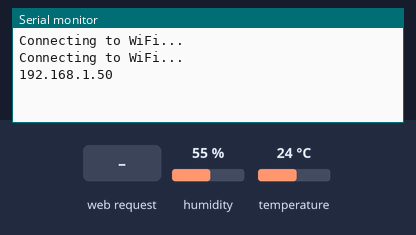
A sketch run on a simulated ESP32. Parts: the last lines printed to the serial monitor. The inputs (shaded band) are chosen by the test bench; at power-on: humidity 55 %, temperature 24 °C. WiFi joins after 1.5 s; servers stay silent unless stated.

Above: at 3.2 s.
3.3 s: HTTP request GET /temperature received
At 4.4 s:
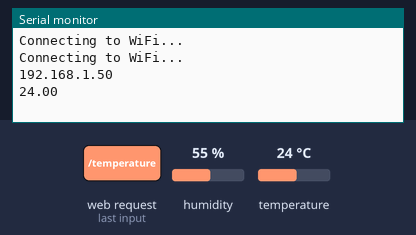
4.8 s: HTTP request GET /humidity received
At 5.8 s:
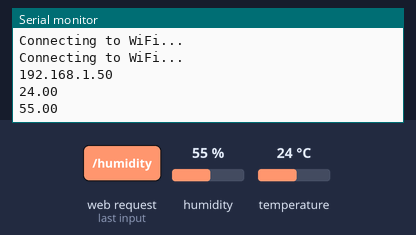

The sketch:

sketch.ino
```cpp
// Import required libraries
#include <WiFi.h>
#include <ESPAsyncWebServer.h>
#include <Adafruit_Sensor.h>
#include <DHT.h>

// Replace with your network credentials
const char *ssid = "ESP32-Access-Point";
const char *password = "123456789";

#define DHTPIN 27

// Uncomment the type of sensor in use:
#define DHTTYPE DHT11 // DHT 11
// #define DHTTYPE DHT22   // DHT 22  (AM2302), AM2321
// #define DHTTYPE DHT21   // DHT 21 (AM2301)

DHT dht(DHTPIN, DHTTYPE);

// Create AsyncWebServer object on port 80
AsyncWebServer server(80);

String readDHTTemperature(){
    // Sensor readings may also be up to 2 seconds 'old' (its a very slow sensor)
    // Read temperature as Celsius (the default)
    float t = dht.readTemperature();
    // Read temperature as Fahrenheit (isFahrenheit = true)
    // float t = dht.readTemperature(true);
    // Check if any reads failed and exit early (to try again).
    if (isnan(t)){
        Serial.println("Failed to read from DHT sensor!");
        return "--";
    }
    else{
        Serial.println(t);
        return String(t);
    }
}

String readDHTHumidity(){
    // Sensor readings may also be up to 2 seconds 'old' (its a very slow sensor)
    float h = dht.readHumidity();
    if (isnan(h)){
        Serial.println("Failed to read from DHT sensor!");
        return "--";
    }
    else{
        Serial.println(h);
        return String(h);
    }
}

const char index_html[] PROGMEM = R"rawliteral(
<!DOCTYPE HTML><html>
<head>
  <title>ESP Web Server</title>
  <meta name="viewport" content="width=device-width, initial-scale=1">
</head>
<body>
  <h1>ESP Web Server</h1>
  <p>Temperature: %TEMPERATURE%</p>
  <p>Humidity: %HUMIDITY%</p>
</body>
</html>
)rawliteral";

// Replaces placeholder with DHT values
String processor(const String &var){
    // Serial.println(var);
    if (var == "TEMPERATURE"){
        return readDHTTemperature();
    }
    else if (var == "HUMIDITY"){
        return readDHTHumidity();
    }
    return String();
}

void setup(){
    // Serial port for debugging purposes
    Serial.begin(115200);

    // Connect to Wi-Fi
    WiFi.begin(ssid, password);
    while (WiFi.status() != WL_CONNECTED){
        delay(1000);
        Serial.println("Connecting to WiFi...");
    }

    // Print ESP Local IP Address
    Serial.println(WiFi.localIP());

    // Initialize DHT sensor
    dht.begin();

    // Route for root / web page
    server.on("/", HTTP_GET, [](AsyncWebServerRequest *request){
        request->send(200, "text/plain", "Hello, world");
        });

    // Route to read DHT temperature
    server.on("/temperature", HTTP_GET, [](AsyncWebServerRequest *request){
        request->send(200, "text/plain", readDHTTemperature());
        });

    // Route to read DHT humidity
    server.on("/humidity", HTTP_GET, [](AsyncWebServerRequest *request){
        request->send(200, "text/plain", readDHTHumidity());
        });

    // Start server
    server.begin();
}
```

Measured:
- after the input at 3.3 s, the serial monitor: prints a new line at once (image 1)
- after the input at 4.8 s, the serial monitor: prints a new line at once (image 2)
